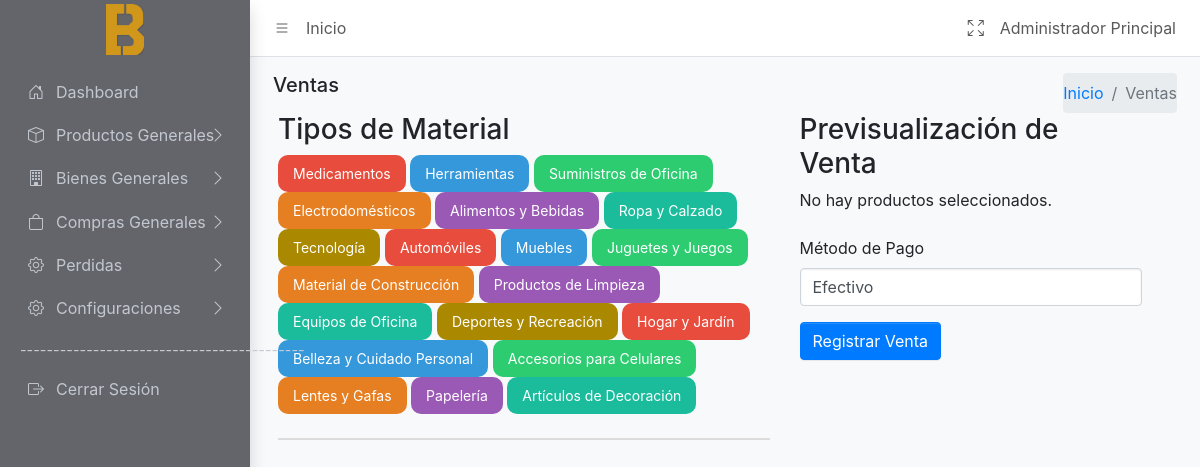
The page /app/controller/ArsenalVentaController.php?action=showVentaConsumible (signed in) on the database its author committed.
### tables this page shows
CREATE TABLE `categorias` (
  `id` int(11) NOT NULL,
  `nombre` varchar(255) NOT NULL
);

### app/controller/BaseController.php (called while the page is built, shortened)
<?php
class BaseController
{
    protected function loadView($view, $data = [], $additionalCss = [], $additionalJs = [], $title = 'Sistema')
    {
        extract($data);
        include __DIR__ . '/../view/templates/layout.php';
    }
}

### app/controller/ArsenalVentaController.php (called while the page is built, shortened)
<?php
require_once 'BaseController.php';
require_once __DIR__ . '/../model/ArsenalVenta.php';
class ArsenalVentaController extends BaseController
{
    private $model;
    public function __construct()
    {
        $this->model = new ArsenalVenta();
    }
    public function showVentaConsumible()
    {
        $nombre = $this->checkLogin();
        $categorias = $this->model->getCategorias();
        $this->loadView('arsenal.ventaConsumible', [
            'nombre' => $nombre,
            'categorias' => $categorias
        ], [
            '/gestion/app/view/arsenal/recursos/css/ventaConsumible.min.css'
        ], [
            '/gestion/app/view/arsenal/recursos/js/ventaConsumible.min.js'
        ], 'Ventas'
    );
    }
}
$action = $_GET['action'] ?? 'showVentaConsumible';
$controller = new ArsenalVentaController();
$controller->$action($_GET['id'] ?? null);

### app/model/BaseModel.php (called while the page is built, shortened)
<?php
class BaseModel
{
    public function __construct()
    {
        $host = 'localhost';
        $dbname = 'gestion';
        $username = 'gestionCowark';
        $password = 'gestionCowark';
        try {
            $this->db = new PDO("mysql:host=$host;dbname=$dbname;charset=utf8", $username, $password);
        } catch (PDOException $e) {
            echo "Error de conexión: " . $e->getMessage();
            exit;
        }
    }
}

### app/model/ArsenalVenta.php (called while the page is built, shortened)
<?php
require_once 'BaseModel.php';
class ArsenalVenta extends BaseModel
{
    public function getCategorias()
    {
        $sql = "SELECT * FROM categorias";
        $stmt = $this->db->prepare($sql);
        $stmt->execute();
        return $stmt->fetchAll(PDO::FETCH_ASSOC);
    }
}
?>

### app/view/arsenal/ventaConsumible.php (the view, shortened to what this page needs)
<div class="col-sm-6">
    <h5 class="mb-0">Ventas</h5>
</div>
<div class="col-sm-6">
    <ol class="breadcrumb float-sm-end">
        <li class="breadcrumb-item"><a href="/gestion/app/controller/DashboardController.php?action=showDashboard">Inicio</a></li>
        <li class="breadcrumb-item active" aria-current="page">
            Ventas
        </li>
    </ol>
</div>
<div class="app-content">
    <div class="container-fluid">
        <div class="row">
    <div class="row">
        <div class="col-md-7">
            <h3>Tipos de Material</h3>
            <div id="materialList">
                <?php
                $colors = ['red', 'blue', 'green', 'orange', 'purple', 'teal', 'yellow'];
                if (!empty($categorias)) {
                    foreach ($categorias as $index => $categoria):
                        $colorClass = $colors[$index % count($colors)];
                ?>
                        <button type="button" class="category-button category-<?php echo $colorClass; ?>" onclick="cargarConsumiblesPorCategoria(<?php echo $categoria['id']; ?>)">
                            <?php echo htmlspecialchars($categoria['nombre']); ?>
                        </button>
                <?php
                    endforeach;
                } else {
                    echo "<p>No se encontraron categorías.</p>";
                }
                ?>
            </div>
            <div id="consumiblesList" class="mt-4">
            </div>
        </div>
        <div class="col-md-5">
            <h3>Previsualización de Venta</h3>
            <div id="ventaPreview">
                <p>No hay productos seleccionados.</p>
            </div>
            <form id="ventaForm" action="/gestion/app/controller/ArsenalVentaController.php?action=crearVentaConsumible" method="post" class="mt-4">
                <div class="form-group">
                    <label for="metodo_pago">Método de Pago</label>
                    <select id="metodo_pago" name="metodo_pago" class="form-control">
                        <option value="Efectivo">Efectivo</option>
                    </select>
                </div>
                <button type="submit" class="btn btn-primary">Registrar Venta</button>
            </form>
        </div>
    </div>
    </div>
    </div>
</div>

### app/view/templates/layout.php (shortened to what this page needs)
<!DOCTYPE html>
<html lang="en">
<head>
    <link href="https://cdnjs.cloudflare.com/ajax/libs/select2/4.1.0/select2.min.css" rel="stylesheet" />
    <link href="https://cdnjs.cloudflare.com/ajax/libs/font-awesome/5.15.4/css/all.min.css" rel="stylesheet">
    <link rel="stylesheet" href="https://cdn.jsdelivr.net/npm/@fontsource/source-sans-3@5.0.12/index.css">
    <link rel="stylesheet" href="https://cdn.jsdelivr.net/npm/overlayscrollbars@2.3.0/styles/overlayscrollbars.min.css">
    <link rel="stylesheet" href="https://cdn.jsdelivr.net/npm/bootstrap-icons@1.11.0/font/bootstrap-icons.min.css">
    <link rel="stylesheet" href="https://cdn.jsdelivr.net/npm/apexcharts@3.37.1/dist/apexcharts.css">
    <link rel="stylesheet" href="/gestion/public/resources/dist/css/adminlte.css">
    <link href="/gestion/public/css/stackpathbootstrap4.5.2.css/bootstrap.min.css" rel="stylesheet">
    <link rel="stylesheet" href="/gestion/public/css/datatables1.10.21/jquery.dataTables.min.css">
    <link rel="stylesheet" href="/gestion/public/css/datatablesbuttons1.6.2/buttons.dataTables.min.css">
    <?php if (!empty($additionalCss)) : ?>
        <?php foreach ($additionalCss as $cssFile) : ?>
            <link rel="stylesheet" href="<?= $cssFile ?>">
        <?php endforeach; ?>
    <?php endif; ?>
</head>
<body class="layout-fixed sidebar-expand-lg bg-body-tertiary">
    <div class="app-wrapper">
        <nav class="app-header navbar navbar-expand bg-body">
            <div class="container-fluid">
                <ul class="navbar-nav">
                    <li class="nav-item"> <a class="nav-link" data-lte-toggle="sidebar" href="#" role="button"> <i class="bi bi-list"></i> </a> </li>
                    <li class="nav-item d-none d-md-block"> <a href="/gestion/app/controller/DashboardController.php?action=showDashboard" class="nav-link">Inicio</a> </li>
                </ul>
                <ul class="navbar-nav ms-auto">
                    <li class="nav-item"> <a class="nav-link" href="#" data-lte-toggle="fullscreen"><i data-lte-icon="maximize" class="bi bi-arrows-fullscreen"></i> </a> </li>
                    <li class="nav-item dropdown user-menu"> <a href="#" class="nav-link dropdown-toggle" data-bs-toggle="dropdown"> <span class="d-none d-md-inline"><?= htmlspecialchars($_SESSION['nombres'] ?? 'Invitado') ?></span> </a>
                    </li>
                </ul>
            </div>
        </nav>
        <aside class="app-sidebar bg-body-secondary shadow" data-bs-theme="dark">
            <div class="sidebar-brand"> <a href="/gestion/app/controller/DashboardController.php?action=showDashboard" class="brand-link"> <img src="/gestion/public/resources/img/logo.jpeg" alt="BaseCowork" class="brand-image opacity-75 "> </a> </div>
            <div class="sidebar-wrapper">
                <nav class="mt-2">
                    <ul class="nav sidebar-menu flex-column" data-lte-toggle="treeview" role="menu" data-accordion="false" color="#8b783d">
                        <li class="nav-item">
                            <a href="/gestion/app/controller/DashboardController.php?action=showDashboard" class="nav-link">
                                <i class="nav-icon bi bi-house-door"></i>
                                <p>Dashboard</p>
                            </a>
                        </li>
                        <li class="nav-item menu-close">
                            <a href="#" class="nav-link">
                                <i class="nav-icon bi bi-box"></i>
                                <p>
                                    Productos Generales
                                    <i class="nav-arrow bi bi-chevron-right"></i>
                                </p>
                            </a>
                        </li>
                        <li class="nav-item menu-close">
                            <a href="#" class="nav-link">
                                <i class="nav-icon bi bi-building"></i>
                                <p>
                                    Bienes Generales
                                </p>
                            </a>
                        </li>
                        <li class="nav-item menu-close">
                            <a href="#" class="nav-link">
                                <i class="nav-icon bi bi-bag"></i>
                                <p>
                                    Compras Generales
                                </p>
                            </a>
                        </li>
                        <li class="nav-item menu-close">
                            <a href="#" class="nav-link">
                                <i class="nav-icon bi bi-gear"></i>
                                <p>
                                    Perdidas
                                </p>
                            </a>
                        </li>
                        <li class="nav-item menu-close">
                            <a href="#" class="nav-link">
                                <i class="nav-icon bi bi-gear"></i>
                                <p>
                                    Configuraciones
                                </p>
                            </a>
                        </li>
                        <li class="nav-header">-------------------------------------------</li>
                        <li class="nav-item">
                            <a href="/gestion/app/controller/logoutController.php" id="cerrarSesion" class="nav-link">
                                <i class="nav-icon bi bi-box-arrow-right"></i>
                                <p>Cerrar Sesión</p>
                            </a>
                        </li>
                    </ul>
                </nav>
            </div>
        </aside>
        <main class="app-main">
            <div class="app-content-header">
                <div class="container-fluid">
                    <div class="row">
                        <?php include $viewPath; ?>
                    </div>
                </div>
            </div>
        </main>
    </div>
</body>
</html>

### app/view/arsenal/ventaConsumible.php (style rules this page uses)
#consumiblesList { border-collapse: collapse; width: 100%; border: 1px solid #dcdcdc; font-family: 'Arial', sans-serif; font-size: 15px; color: #ffffff; background-color: #64656a; border-radius: 8px; overflow: hidden; }
.category-red { background-color: #e74c3c; }
.category-blue { background-color: #3498db; }
.category-green { background-color: #2ecc71; }
.category-orange { background-color: #e67e22; }
.category-purple { background-color: #9b59b6; }
.category-teal { background-color: #1abc9c; }
.category-yellow { background-color: #aa8800; }

### rows shown on the page
categorias: nombre "Medicamentos"
categorias: nombre "Herramientas"
categorias: nombre "Suministros de Oficina"
categorias: nombre "Electrodomésticos"
categorias: nombre "Alimentos y Bebidas"
categorias: nombre "Ropa y Calzado"
categorias: nombre "Tecnología"
categorias: nombre "Automóviles"
categorias: nombre "Muebles"
categorias: nombre "Juguetes y Juegos"
categorias: nombre "Material de Construcción"
categorias: nombre "Productos de Limpieza"
categorias: nombre "Equipos de Oficina"
categorias: nombre "Deportes y Recreación"
categorias: nombre "Hogar y Jardín"
categorias: nombre "Belleza y Cuidado Personal"
categorias: nombre "Accesorios para Celulares"
categorias: nombre "Lentes y Gafas"
categorias: nombre "Papelería"
categorias: nombre "Artículos de Decoración"

### other values the page prints
$_SESSION['nombres'] "Administrador Principal"
